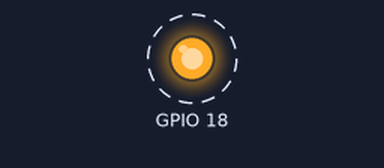
Bench run of a program on a simulated Raspberry Pi (BCM pin numbers). On the bench: output pins drawn as LEDs (lit = HIGH). Dashed ring = blinking. What the program prints to the terminal is not drawn. At 5.0 s the program stops and its outputs stay as they are.

Above: at 0.5 s.
Timing chart, 0 to 4.6 s (numbered marks = the images above):
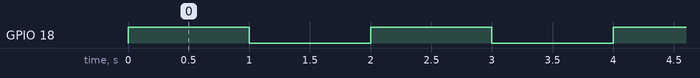

The program:

ledon.py
```python
import RPi.GPIO as GPIO     #this allows us to use General Purpose Input Output Pins
import time                     #time allows us to use sleep function
GPIO.setmode(GPIO.BCM)      #this tells The pi how to read the pins, GPIO.BCM is titles, GPIO.BOARD is 12 34 56 78 starting at top left
GPIO.setup(18, GPIO.OUT)    #this tells the pi to use this pin as output


GPIO.output(18, True)       #this sets output to True== 1 or False ==0.
print("Led On")
time.sleep(1)


GPIO.output(18, False)
time.sleep(1)
print ("Led off")

GPIO.output(18, True)
print("Led On")
time.sleep(1)

GPIO.output(18, False)
print("led off")
time.sleep(1)

GPIO.output(18, True)
print("Led On")
time.sleep(1)

GPIO.cleanup() # cleanup all GPIO or we will have warning errors that pins are in use
```

Measured:
- by itself, GPIO 18: alternates HIGH for 1.0 s and LOW for 1.0 s
